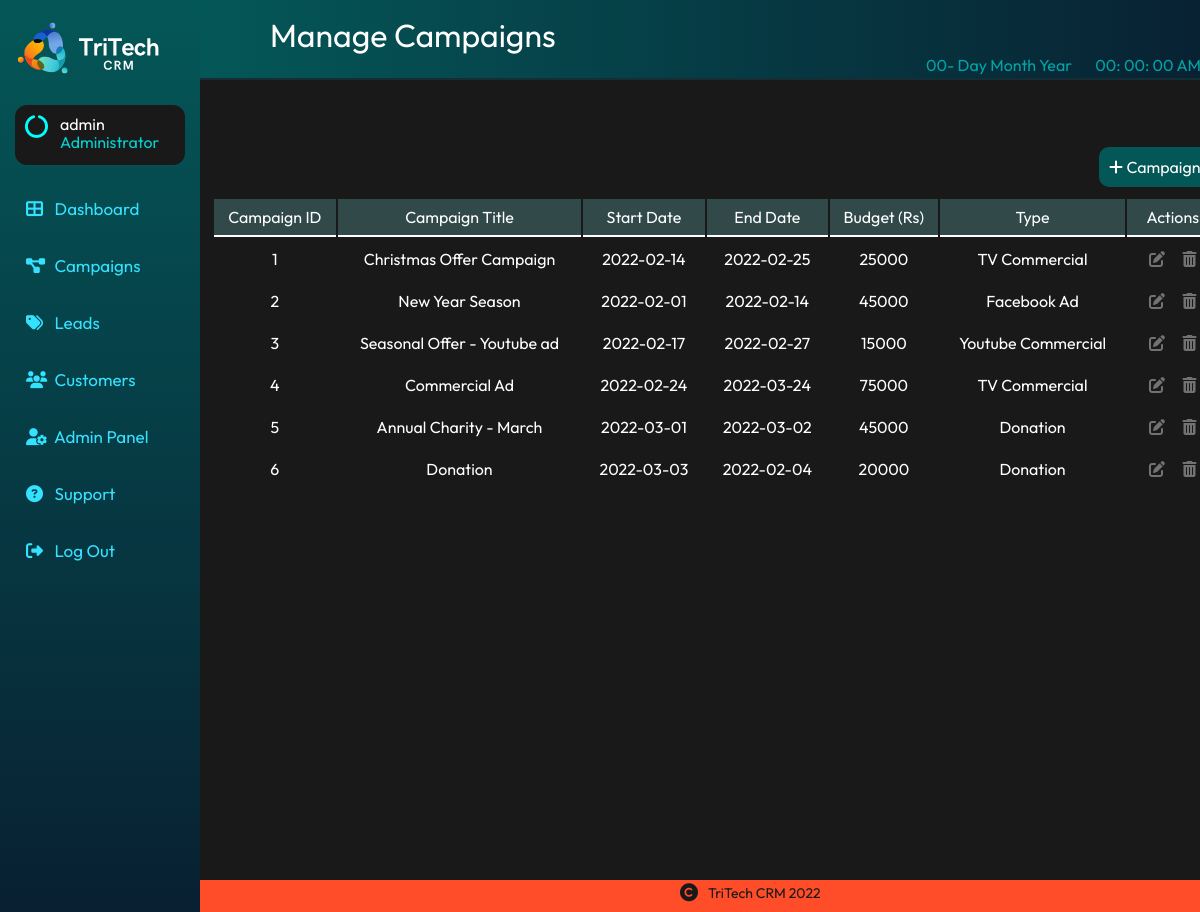
The page /manage-campaign/manage-campaign.php (signed in) on the database its author committed.
### tables this page shows
CREATE TABLE `tbl_campaign` (
  `id` int(10) UNSIGNED NOT NULL,
  `camp_name` varchar(255) NOT NULL,
  `start_date` date NOT NULL,
  `end_date` date NOT NULL,
  `budget` int(100) NOT NULL,
  `type` varchar(100) NOT NULL
);

### manage-campaign/manage-campaign.php (the view, shortened to what this page needs)
<?php include('../common/menu-manage.php'); ?>
    <div class="top-header">
        <h1>Manage Campaigns</h1>
        <div class="date-time">
        <div class="date">
            <span id="daynum">00</span>-
            <span id="dayname">Day</span>
            <span id="month">Month</span>
            <span id="year">Year</span>
        </div>
        <div class="time">
            <span id="hour">00</span>:
            <span id="minutes">00</span>:
            <span id="seconds">00</span>
            <span id="period">AM</span>
        </div>
        </div>
    </div>
        <div class="main-content">
        <div class="alert-header">
        </div>
                <a href="add-campaign.php" class="btn-main"><i class="fas fa-plus"></i> Campaign</a>
        <br> <br>
        <table class="table-main">
            <tr>
                <th>Campaign ID</th>
                <th>Campaign Title</th>
                <th>Start Date</th>
                <th>End Date</th>
                <th>Budget (Rs)</th>
                <th>Type</th>
                <th>Actions</th>
            </tr>
            <?php
                $sql = "SELECT * FROM tbl_campaign";
                $res = mysqli_query($conn, $sql);
                if($res == TRUE)
                {
                        $count = mysqli_num_rows($res);
                        if($count>0)
                         {
                            while($rows=mysqli_fetch_assoc($res))
                            {
                            $id=$rows['id'];
                            $camp_name=$rows['camp_name'];
                            $start_date=$rows['start_date'];
                            $end_date=$rows['end_date'];
                            $budget=$rows['budget'];
                            $type=$rows['type'];
                            ?>
                            <tr>
                                <td><?php echo $id; ?> </td>
                                <td><?php echo $camp_name; ?></td>
                                <td><?php echo $start_date; ?></td>
                                <td><?php echo $end_date; ?></td>
                                <td><?php echo $budget; ?></td>
                                <td><?php echo $type; ?></td>
                                <td>
                                <a href="update-campaign.php?id=<?php echo $id; ?>" class="btn-green"><i class="fas fa-edit"></i></a>
                                <a href="delete-campaign.php?id=<?php echo $id; ?>" class="btn-red"><i class="fas fa-trash-alt"></i></a>
                                </td>
                            </tr>
                            <?php
                        }
                    }
                    else
                    {
                    }
             }
        ?>
        </table>
    </div>
<?php include('../common/footer.php'); ?>

### common/menu-manage.php (shortened to what this page needs)
<html>
<head>
    <link rel="stylesheet" href="../css/main.css">
</head>
<body onload="initClock()">
    <div class = "main-wrapper">
    <div class="menu">
        <div class="wrapper-menu">
        <ul>
            <a href ="../home.php"><img src="../assets/logo2.svg" alt="product_logo" class="prod-logo"></a>
            <div class="user-account">
             <i class="fas fa-circle-notch"></i>
             <p><?php echo $_SESSION['username'] ?> <br>
             <span class = "account-type">Administrator</span>
            </p>
             </div>
             <li><a href ="../home.php"><i class="fas fa-th-large"></i> Dashboard</a></li>
             <li><a href ="../manage-campaign/manage-campaign.php"><i class="fas fa-project-diagram"></i> Campaigns</a></li>
             <li><a href ="../manage-lead/manage-lead.php"><i class="fas fa-tags"></i> Leads</a></li>
             <li><a href ="../manage-customer/manage-customer.php"><i class="fas fa-users"></i> Customers</a></li>
             <li><a href ="../manage-admin/manage-admin.php"><i class="fas fa-user-cog"></i> Admin Panel</a></li>
             <li><a href ="../support-doc.php"><i class="fas fa-question-circle"></i> Support</a></li>
             <li><a href ="../logout.php"><i class="fas fa-sign-out-alt"></i> Log Out</a></li>
        </ul>
        </div>
    </div>

### common/footer.php
    <div class="footer text-center">
        <div class="footer">
            <i class="fas fa-copyright"></i>
            <p>TriTech CRM 2022</p>
        </div>
    </div>
    </div>
</body>
</html>

### css/main.css (style rules this page uses)
* { padding: 0; margin: 0; font-family: 'Outfit', sans-serif; box-sizing: border-box; list-style: none; text-decoration: none; font-weight: 400; }
.main-wrapper { position: relative; width: 100%; overflow: hidden; }
.menu { display: flex; position: fixed; height: 100%; }
.menu .wrapper-menu { width: 200px; height: 100%; background-image: linear-gradient(#045757, #082032); padding: 15px 0px; }
.menu .wrapper-menu ul li { padding: 8px; }
.menu .wrapper-menu ul li a { color: #34e1ff; display: block; padding: 10px; font-size: 17px; cursor: pointer; margin-left: 8px; }
.menu .wrapper-menu ul li a .fas { width: 25px; }
.main-content { padding: 1% 1%; background-color: #191919; width: 86%; height: 100%; margin-left: 200px; overflow: auto; }
.top-header { width: 86%; position: inherit; height: 80px; color: white; padding: 15px 25px; margin-left: 200px; background-image: linear-gradient(to left, #082032, #045757); border-bottom: 2px solid #152D35; padding-left: 70px; }
.alert-header { width: 100%; height: 40px; margin-bottom: 25px; }
.user-account { padding: 10px 2px; display: flex; width: 170px; height: 60px; margin: 15px 15px; font-size: 11x; background-color: #191919; border-radius: 12px; color: white; }
.user-account i { font-size: 23px; color: #00ffff; padding-left: 8px; }
.user-account p { margin-left: 12px; line-height: 18px; }
.account-type { color: #04d1d1; }
.footer { margin-left: 200px; bottom: 0; width: auto; background-color: #FF4C29; color: #ffffff; height: 4%; color: #191919; padding-left: 140px; font-size: 14px; padding-top: 2px; }
.footer i { float: left; font-size: 18px; margin-right: 10px; }
.table-main { width: 100%; color: white; }
.table-main tr th { border-bottom: 2px solid white; padding: 8px; text-align: center; background-color: #314949; }
.table-main tr td { padding: 10px; text-align: center; }
.prod-logo { width: 150px; transition: transform .3s; margin-left: 15px; }
.btn-main { text-decoration: none; background-color: #045757; padding: 1%; color: white; border-radius: 10px; margin-left: 88%; position: relative; }
.btn-green { color: #727272; padding: 7px; font-size: 16px; }
.btn-red { text-decoration: none; color: #727272; padding: 7px; font-size: 16px; border: 0; }
.date-time { width: 400px; margin-left: 70%; color: #02a5a5; }
.date { display: inline-block; }
.time { display: inline-block; margin-left: 20px; margin-right: 40px; color: #02a5a5; }

### rows shown on the page
tbl_campaign: id "1", camp_name "Christmas Offer Campaign", start_date "2022-02-14", end_date "2022-02-25", budget "25000", type "TV Commercial"
tbl_campaign: id "2", camp_name "New Year Season", start_date "2022-02-01", end_date "2022-02-14", budget "45000", type "Facebook Ad"
tbl_campaign: id "3", camp_name "Seasonal Offer - Youtube ad", start_date "2022-02-17", end_date "2022-02-27", budget "15000", type "Youtube Commercial"
tbl_campaign: id "4", camp_name "Commercial Ad", start_date "2022-02-24", end_date "2022-03-24", budget "75000", type "TV Commercial"
tbl_campaign: id "5", camp_name "Annual Charity - March", start_date "2022-03-01", end_date "2022-03-02", budget "45000", type "Donation"
tbl_campaign: id "6", camp_name "Donation", start_date "2022-03-03", end_date "2022-02-04", budget "20000", type "Donation"

### other values the page prints
$_SESSION['username'] "admin"
